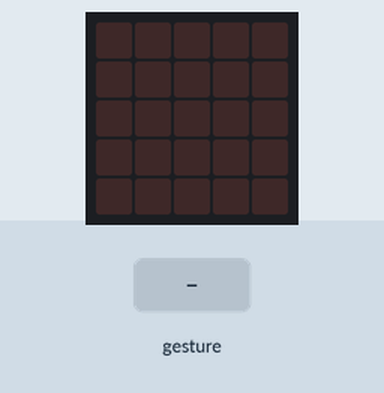
Recording of a program running on a simulated BBC micro:bit (MakeCode). On the bench: the board's 5×5 LED display. Inputs (shaded band) come from the test bench. Random numbers come from a fixed seed; a tilt is held for 1.5 s and a shake lasts 1 s, then the board lies face up again.

Above: at 1.2 s.
1.3 s: gesture 'shake'
At 2.2 s:
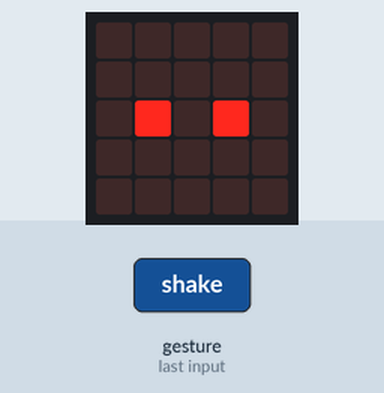
3.0 s: gesture 'shake'
At 3.5 s:
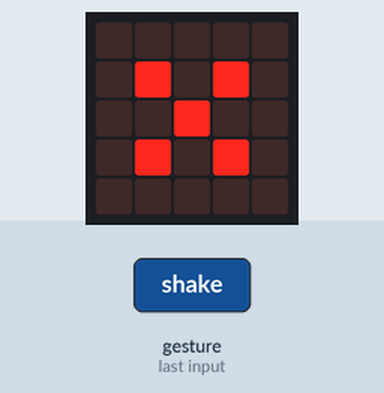
4.7 s: gesture 'shake'
At 6.0 s:
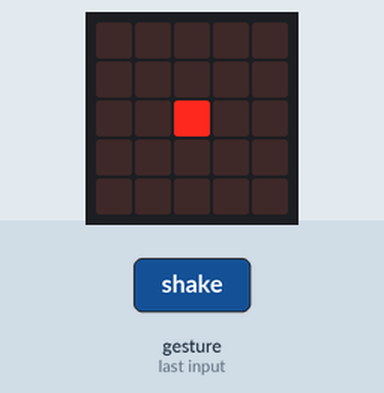
6.4 s: gesture 'shake'
At 7.3 s:
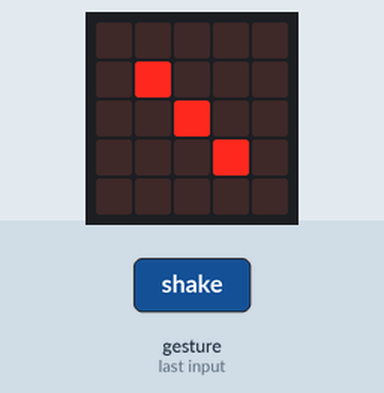
Timing chart, 0 to 9.1 s (numbered marks = the images above; inputs shaded):
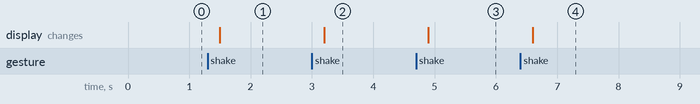

Measured:
- after the input at 1.3 s, the display: changes after 0.20 s (image 1)
- after the input at 3.0 s, the display: changes after 0.20 s (image 2)
- after the input at 4.7 s, the display: changes after 0.20 s (image 3)
- after the input at 6.4 s, the display: changes after 0.20 s (image 4)

The program:

main.ts
```typescript
let 주사위 = 0
input.onGesture(Gesture.Shake, function () {
    주사위 = randint(1, 6)
    if (주사위 == 1) {
        basic.showLeds(`
            . . . . .
            . . . . .
            . . # . .
            . . . . .
            . . . . .
            `)
        basic.pause(1000)
    } else if (주사위 == 2) {
        basic.showLeds(`
            . . . . .
            . . . . .
            . # . # .
            . . . . .
            . . . . .
            `)
        basic.pause(1000)
    } else if (주사위 == 3) {
        basic.showLeds(`
            . . . . .
            . # . . .
            . . # . .
            . . . # .
            . . . . .
            `)
        basic.pause(1000)
    } else if (주사위 == 4) {
        basic.showLeds(`
            . . . . .
            . # . # .
            . . . . .
            . # . # .
            . . . . .
            `)
        basic.pause(1000)
    } else if (주사위 == 5) {
        basic.showLeds(`
            . . . . .
            . # . # .
            . . # . .
            . # . # .
            . . . . .
            `)
        basic.pause(1000)
    } else {
        basic.showLeds(`
            . . . . .
            . # . # .
            . # . # .
            . # . # .
            . . . . .
            `)
        basic.pause(1000)
    }
})
```

test.ts
```typescript
// 테스트는 여기로 이동합니다; 이 패키지가 확장으로 사용될 때 컴파일되지 않을 것 입니다.
```
